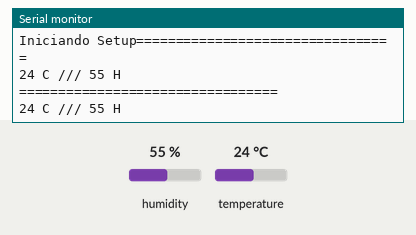
A sketch run on a simulated Arduino Uno, built with avr-gcc and run on an emulated ATmega328P. Shown: the last lines printed to the serial monitor. Inputs (shaded band) come from the test bench; at power-on: humidity 55 %, temperature 24 °C.

Above: at 2.3 s.
2.4 s: humidity set to 22 %
At 3.4 s:
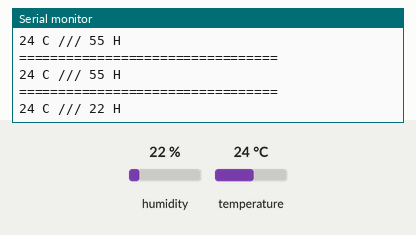
4.5 s: temperature set to 12 °C
At 5.4 s:
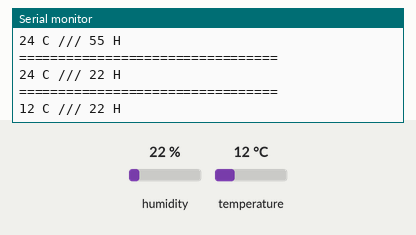
6.6 s: humidity set to 40 %
At 8.3 s:
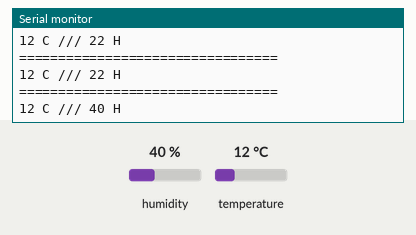
Timing chart, 0 to 9.8 s (numbered marks = the images above; inputs shaded):
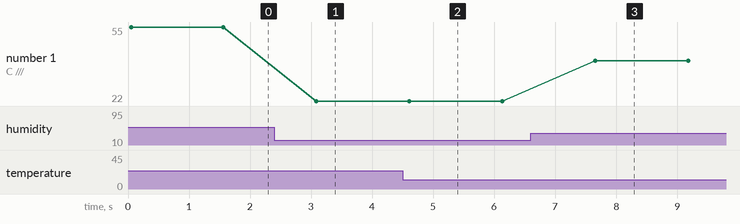

The sketch:

Sensor_Temperatura_e_Umidade.ino
```cpp
#include <SimpleDHT.h>

//      VCC: 5V or 3V
//      GND: GND
//      DATA: 2 DIGITAL

int pinDHT11 = 2;


SimpleDHT11 dht11(pinDHT11);

void setup() {
  Serial.begin(9600);
  Serial.print("Iniciando Setup");
}

void Ler_Dados_Sensor()
{
    Serial.println("=================================");

  byte temperature = 0;
  byte humidity = 0;
  int err = SimpleDHTErrSuccess;
  err = dht11.read(&temperature, &humidity, NULL);

  if (err != SimpleDHTErrSuccess)
  {
    Serial.print("Erro ao ler info dos sensores");
    Serial.println(err);
    delay(1000);
    return;
  }

  Serial.print((int)temperature);
  Serial.print(" C");
  Serial.print(" /// ");
  Serial.print((int)humidity);
  Serial.println(" H");

  // DHT11 sampling rate is 1HZ.
  delay(1500);
}


void loop() {
  Ler_Dados_Sensor();

}
```

Measured:
- after the input at 2.4 s, the serial monitor: prints a new line after 0.68 s (image 1)
- after the input at 4.5 s, the serial monitor: prints a new line after 0.11 s (image 2)
- after the input at 6.6 s, the serial monitor: prints a new line after 1.1 s (image 3)
- plotted number 1: 55 → 22 after the input at 2.4 s, 22 → 40 after the input at 6.6 s
